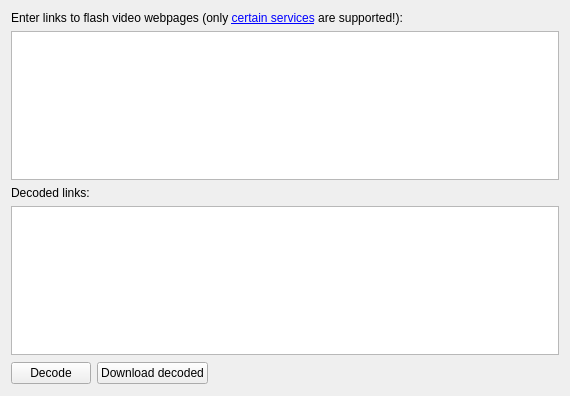
<ui version="4.0" >
 <class>VideoFetcher</class>
 <widget class="QWidget" name="VideoFetcher" >
  <property name="geometry" >
   <rect>
    <x>0</x>
    <y>0</y>
    <width>570</width>
    <height>396</height>
   </rect>
  </property>
  <layout class="QGridLayout" name="gridLayout" >
   <item row="0" column="0" colspan="3" >
    <widget class="QLabel" name="labelInfo" >
     <property name="text" >
      <string>Enter links to flash video webpages (only &lt;a href="showServices">certain services&lt;/a> are supported!):</string>
     </property>
    </widget>
   </item>
   <item row="1" column="0" colspan="3" >
    <widget class="QTextEdit" name="textLinks" >
     <property name="acceptRichText" >
      <bool>false</bool>
     </property>
    </widget>
   </item>
   <item row="2" column="0" colspan="3" >
    <widget class="QLabel" name="label_2" >
     <property name="text" >
      <string>Decoded links:</string>
     </property>
    </widget>
   </item>
   <item row="3" column="0" colspan="3" >
    <widget class="QTextEdit" name="textDecoded" >
     <property name="readOnly" >
      <bool>true</bool>
     </property>
     <property name="acceptRichText" >
      <bool>false</bool>
     </property>
    </widget>
   </item>
   <item row="4" column="0" >
    <widget class="QPushButton" name="pushDecode" >
     <property name="text" >
      <string>Decode</string>
     </property>
    </widget>
   </item>
   <item row="4" column="1" >
    <widget class="QPushButton" name="pushDownload" >
     <property name="text" >
      <string>Download decoded</string>
     </property>
    </widget>
   </item>
   <item row="4" column="2" >
    <spacer name="horizontalSpacer" >
     <property name="orientation" >
      <enum>Qt::Horizontal</enum>
     </property>
     <property name="sizeHint" stdset="0" >
      <size>
       <width>340</width>
       <height>24</height>
      </size>
     </property>
    </spacer>
   </item>
  </layout>
 </widget>
 <resources/>
 <connections/>
</ui>
